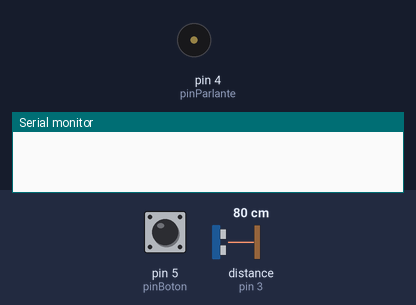
Simulated run of this sketch. Board: Arduino Uno, built with avr-gcc and run on an emulated ATmega328P. Parts: buzzer (waves = sounding), the last lines printed to the serial monitor. Inputs (shaded band) come from the test bench; at power-on: pin 5 (pinBoton) HIGH, distance to the obstacle (sensor on pin 3) 80 cm. The echo pulse lasts 58.3 µs per cm.

Above: at 1.8 s.
1.9 s: pin 5 (pinBoton) pulled LOW for 1 s
At 3.2 s:
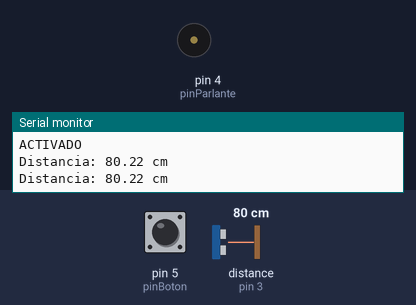
4.4 s: pin 5 (pinBoton) pulled LOW for 3.2 s
At 5.2 s:
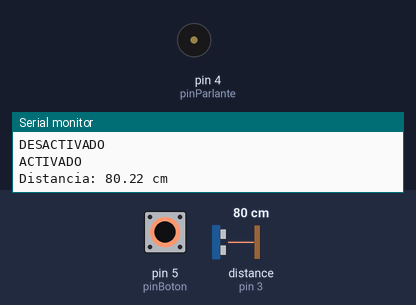
Timing chart, 0 to 8.7 s (numbered marks = the images above; inputs shaded):
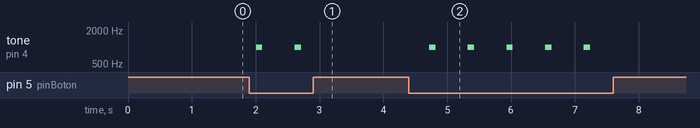

Measured:
- after the input at 1.9 s, tone on pin 4 (pinParlante): alternates 1000 Hz for 0.10 s and silent for 0.51 s, 4 changes in all, then stays silent, starting after 0.11 s
- after the input at 4.4 s, tone on pin 4 (pinParlante): alternates 1000 Hz for 0.10 s and silent for 0.51 s, 10 changes in all, then stays silent, starting after 0.32 s

The sketch:

codigo_arduino_guardian.ino
```cpp
const int pinTrig = 2;
const int pinEcho = 3;
const int pinParlante = 4;
const int pinBoton = 5;

bool alarmaActivada = false;

void setup() {
  Serial.begin(9600);
  pinMode(pinTrig, OUTPUT);
  pinMode(pinEcho, INPUT);
  pinMode(pinParlante, OUTPUT);
  pinMode(pinBoton, INPUT_PULLUP);
}

void loop() {
  if (digitalRead(pinBoton) == LOW) {
    if (!alarmaActivada) {
      Serial.println("ACTIVADO");
      alarmaActivada = true;
    }
  } else {
    if (alarmaActivada) {
      Serial.println("DESACTIVADO");
      alarmaActivada = false;
    }
  }

  if (alarmaActivada) {
    digitalWrite(pinTrig, LOW);
    delayMicroseconds(2);
    digitalWrite(pinTrig, HIGH);
    delayMicroseconds(10);
    digitalWrite(pinTrig, LOW);

    long duracion = pulseIn(pinEcho, HIGH);
    float distancia = (duracion / 2.0) * 0.0344;

    Serial.print("Distancia: ");
    Serial.print(distancia);
    Serial.println(" cm");

    if (distancia < 200) {
      tone(pinParlante, 1000);
      delay(100);
      noTone(pinParlante);
    }
  }

  delay(500);
}
```
